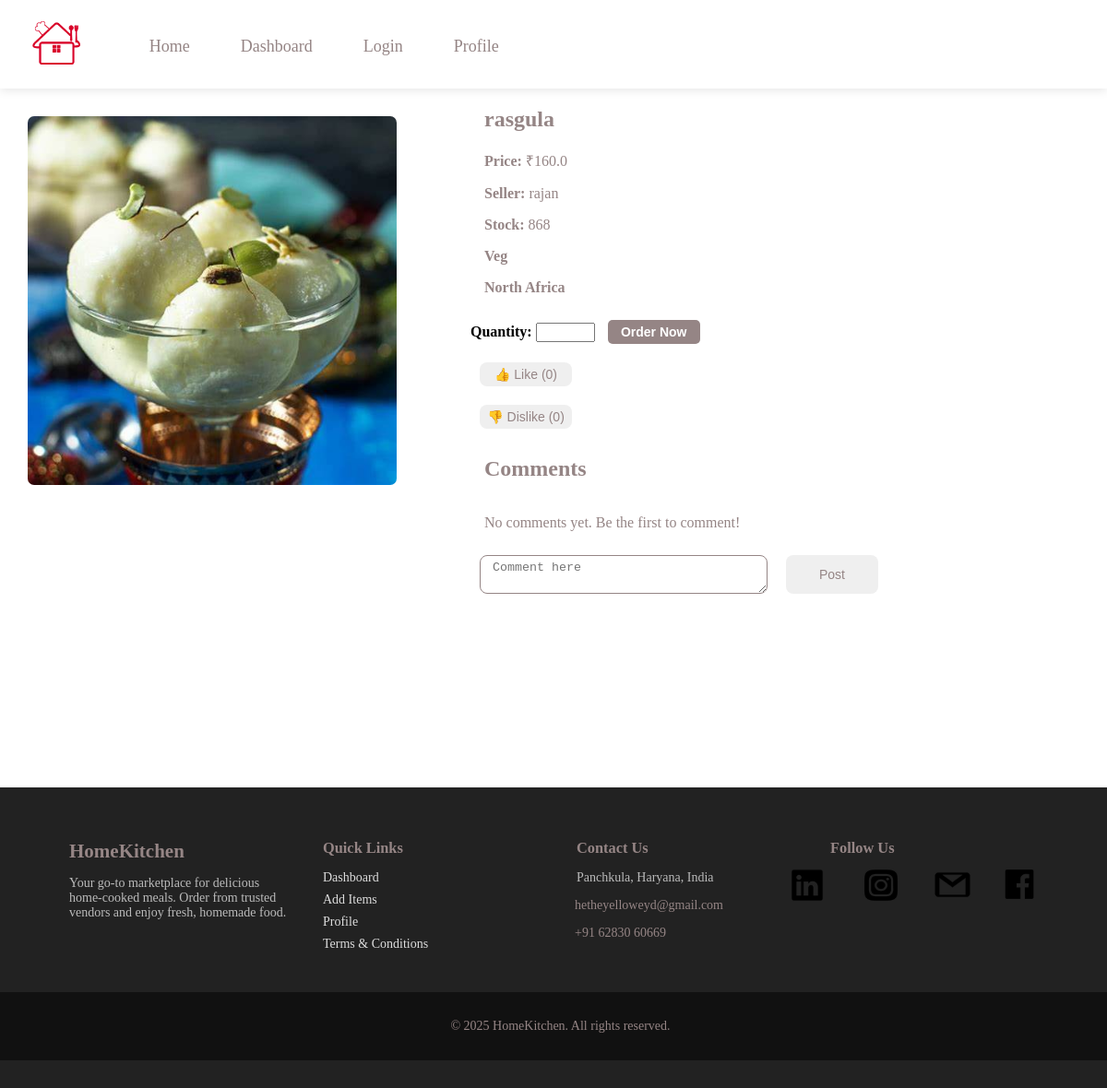
The app's page /item/1 (signed in) with its own data.
### main.py (models this page shows, shortened)
class Item(db.Model):
    id = db.Column(db.Integer, primary_key=True)
    itemid = db.Column(db.String(50), nullable=False)
    name = db.Column(db.String(100), nullable=False)
    context = db.Column(db.Text, nullable=False)
    amount = db.Column(db.Float, nullable=False)
    image_url = db.Column(db.String(200), nullable=False)
    stock = db.Column(db.Integer, nullable=False, default=0)
    user_id = db.Column(db.Integer, db.ForeignKey('user.id'), nullable=False)
    likes = db.Column(db.Integer, default=0)
    type= db.Column(db.String(50), nullable= False)
    region= db.Column(db.String(100), nullable= True)
    dislikes = db.Column(db.Integer, default=0)
    comments = db.relationship('Comment', backref='item', lazy=True)

class User(db.Model):
    id = db.Column(db.Integer, primary_key=True)
    name = db.Column(db.String(100), nullable=False)
    phone = db.Column(db.String(15), nullable= False, unique=True)
    email = db.Column(db.String(120), unique=True, nullable=False)
    password_hash = db.Column(db.String(200), nullable=False)
    upi_id = db.Column(db.String(50), nullable=True)
    role = db.Column(db.String(10), nullable=False)
    items = db.relationship('Item', backref='seller')
    created_at= db.Column(db.DateTime, default= datetime.datetime.utcnow)
    email_verified = db.Column(db.Boolean, default=False)
    business_name = db.Column(db.String(150), nullable=True, unique=True)
    terms_accepted = db.Column(db.Boolean, default=False)
    address = db.Column(db.String(255), nullable=True)
    latitude = db.Column(db.String(50), nullable=True)
    longitude = db.Column(db.String(50), nullable=True)
    vehicle_type= db.Column(db.String(50), nullable= True)
    vehicle_number= db.Column(db.String(50), nullable=True)
    id_proof = db.Column(db.String(200), nullable=True)  # File path
    license = db.Column(db.String(200), nullable=True)  # File path
    insurance = db.Column(db.String(200), nullable=True)  # File path
    photo = db.Column(db.String(200), nullable=True)  # File path
    verified = db.Column(db.Boolean, default=False)

### main.py (the view, shortened to what this page needs)
@app.route('/item/<int:item_id>', methods=['GET', 'POST'])
def item_details(item_id):
    item = Item.query.get_or_404(item_id)
    comments = Comment.query.filter_by(item_id=item.id).all()
    return render_template('item_details.html', item=item, comments=comments)

### templates/item_details.html (shortened to what this page needs)
{% extends "base.html" %}
{% block content %}
<div class="itemdetail-container">
    <img src="{{ url_for('static', filename=item.image_url) }}" alt="Item Image">
    <div class="details">
        <h2>{{ item.name }}</h2>
        <p><strong>Price:</strong> ₹{{ item.amount }}</p>
        <p><strong>Seller:</strong> {{ item.seller.name }}</p>
        <p><strong>Stock:</strong> {{ item.stock }}</p>
        <p><strong>{{ item.type }}</strong></p>
        <p><strong>{{ item.region }}</strong></p>
        {% if session.get('user_role') == 'consumer' %}
        <form action="{{ url_for('place_order', item_id=item.id) }}" method="POST">
            <label for="quantity"><strong>Quantity:</strong></label>
            <input type="number" name="quantity" id="quantity" min="1" max="{{ item.stock }}" required>
            <button class="order-btn" type="submit">Order Now</button>
        </form>
            <form action="{{ url_for('like_item', item_id=item.id) }}" method="POST" >
                <button class="btn" type="submit">👍 Like ({{ item.likes }})</button>
            </form>
            <form action="{{ url_for('dislike_item', item_id=item.id) }}" method="POST">
                <button class="btn" type="submit">👎 Dislike ({{ item.dislikes }})</button>
            </form>
        {% endif %}
        <h2>Comments</h2>
        <div class="comments-section">
            {% if comments %}
                {% for comment in comments %}
                    <div class="comment">
                        <strong style="color: #958585;">{{ comment.user.name if comment.user else 'Unknown User' }}:</strong>
                        <p>{{ comment.text }}</p>
                        <small>{{ comment.timestamp.strftime('%Y-%m-%d %H:%M') }}</small>
                    </div>
                {% endfor %}
            {% else %}
                <p>No comments yet. Be the first to comment!</p>
            {% endif %}
        </div>
        <form method="POST" action="{{ url_for('comment_item', item_id=item.id) }}" style="display: flex; flex-wrap: wrap;">
            <textarea name="comment" required placeholder=" Comment here"></textarea>
            <button class='btn' type="submit">Post</button>
        </form>
    </div>
</div>
{% endblock content %}

### static/style/style.css (style rules this page uses)
body { margin: 0; padding: 0; font-family: 'Times New Roman', Times, serif }
h1, h2, h3, p,a { margin-left: 15px; color: #958585; text-decoration: none; }
button { margin: 10px; color: #958585; margin-left: 10px; padding: 8px 15px; font-size: 14px; width: 90%; border-radius: 15px; border: none; text-align: center; }
.order-btn { background: #958585; color: white; padding: 8px 12px; border: none; border-radius: 5px; cursor: pointer; font-weight: bold; }
.itemdetail-container { width: 100%; display: flex; flex-wrap: wrap; gap: 50px; }
.itemdetail-container img { margin: 30px; width: 400px; height: 400px; object-fit: cover; border-radius: 7px; }
.itemdetail-container button { width: 100px; margin: 10px; padding: 5px; }
.itemdetail-container textarea { width: 300px; margin: 10px; padding: 5px; border-radius: 8px; border: 1px #958585 solid; }
.comments-section { display: flex; flex-direction: column; gap: 5px; }
.btn { margin: 10px; padding: 8px 15px; font-size: 14px; width: 90%; border-radius: 8px; border: none; text-align: center; }
.newitemform input, textarea { padding: 8px 15px; margin: 5px; border-radius: 6px; border: 1px solid #D9D9D9; }

### records on screen
Item: image_url (picture), name "rasgula", amount "160.0", stock "868", type "Veg", region "North Africa", likes "0", dislikes "0"
User: seller.name "rajan"
